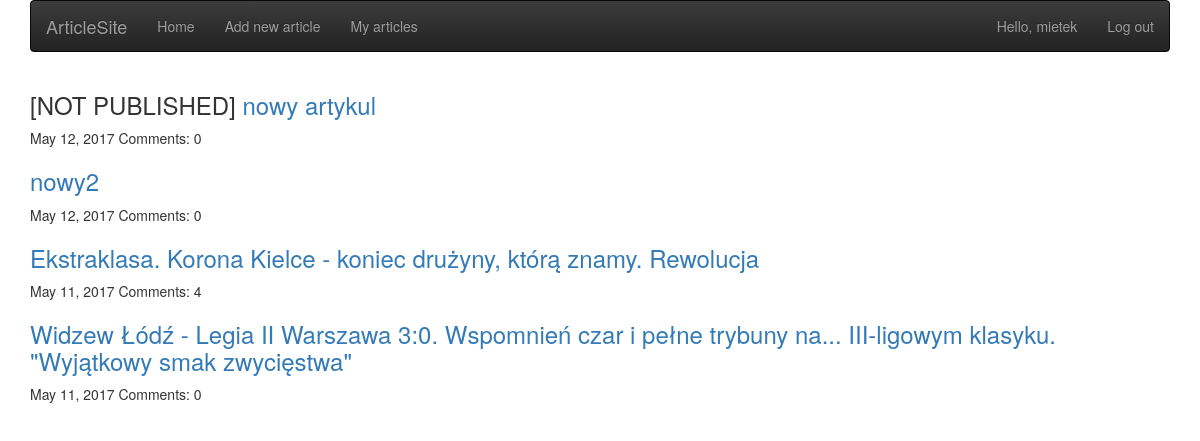
The page /my_article/1/ (signed in) on the database its author committed.
### newspaper/models.py (models this page shows, shortened)
class Article(models.Model):
    author = models.ForeignKey('auth.User', related_name='articles')
    date = models.DateField(default=timezone.now)
    title = models.CharField(max_length=200)
    content = models.TextField()
    is_published = models.BooleanField(default=False)
    photo = models.ImageField(upload_to='pictures', null=True, blank=True)
    def __str__(self):
        return str(self.title)

### newspaper/views.py (the view)
# urls.py: url(r'^my_article/(?P<user>[0-9]+)/$', views.my_article, name='my_article'),
@login_required
def my_article(request, user):
    articles_list = Article.objects.filter(author=user).order_by('-date')
    return render(request, 'newspaper/my_article.html', {'article_list': articles_list})

### newspaper/templates/newspaper/my_article.html
{% extends 'newspaper/home.html' %}
{% block content %}
    <div>
    {% for article in article_list %}
        <h3>{% if article.is_published == False %}[NOT PUBLISHED] {% endif %}
            <a href="{% url 'article_detail' pk=article.pk %}">{{ article }}</a></h3>
        <p>{{ article.date }} Comments: {{ article.comments.count }}</p>
    {% endfor %}
    </div>
{% endblock %}

### newspaper/templates/newspaper/home.html (shortened to what this page needs)
<!DOCTYPE html>
<html lang="en">
<head>
    <link rel="stylesheet" href="//maxcdn.bootstrapcdn.com/bootstrap/3.2.0/css/bootstrap.min.css">
    <link rel="stylesheet" href="//maxcdn.bootstrapcdn.com/bootstrap/3.2.0/css/bootstrap-theme.min.css">
</head>
<body>
<body>
    <div class="container">
        <nav class="navbar navbar-inverse">
          <div class="container-fluid">
            <div class="navbar-header">
              <a class="navbar-brand" href="/" >ArticleSite</a>
            </div>
            <ul class="nav navbar-nav">
              <li><a href="/">Home</a></li>
              {% if user.is_authenticated %}
                  <li><a href="{% url 'article_new' %}" >Add new article</a></li>
                  <li><a href="{% url 'my_article' user=user.pk %}" >My articles</a></li>
              {% endif %}
            </ul>
            <ul class="nav navbar-nav navbar-right">
              {% if user.is_authenticated %}
                  <li><a>Hello, {{ user.username }}</a></li>
                  <li><a href="{% url 'logout' %}">Log out</a></li>
              {% else %}
                <li><a href="{% url 'user_new' %}"><span class="glyphicon glyphicon-user"></span> Register</a></li>
                <li><a href="{% url 'login' %}"><span class="glyphicon glyphicon-log-in"></span> Login</a></li>
              {% endif %}
            </ul>
          </div>
        </nav>
    </div>
        <div class="content container">
            {% block content %}
            {% endblock %}
        </div>
</body>
</html>

### rows shown on the page
Article: is_published "[NOT PUBLISHED]", title "nowy artykul", date "May 12, 2017", comments.count "0"
Article: title "nowy2", date "May 12, 2017", comments.count "0"
Article: title "Ekstraklasa. Korona Kielce - koniec drużyny, którą znamy. Rewolucja", date "May 11, 2017", comments.count "4"
Article: title "Widzew Łódź - Legia II Warszawa 3:0. Wspomnień czar i pełne trybuny na... III-ligowym klasyku. \"Wyjątkowy smak zwycięstwa\"", date "May 11, 2017", comments.count "0"

### other values the page prints
{{ user.username }} "mietek"
